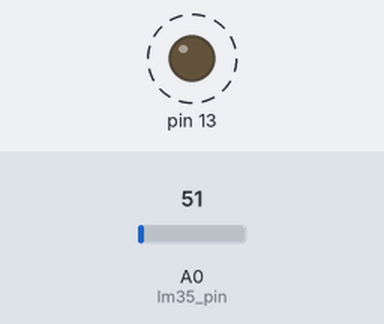
A sketch run on a simulated Arduino Uno, built with avr-gcc and run on an emulated ATmega328P. Parts: output pins drawn as LEDs (lit = HIGH). Dashed ring = blinking. The test bench sets the inputs (shaded band); at power-on: A0 (lm35_pin) = 51. What the sketch prints to the serial monitor is not drawn.

Above: at 0.12 s.
Timing chart, 0 to 3.0 s (numbered marks = the images above):
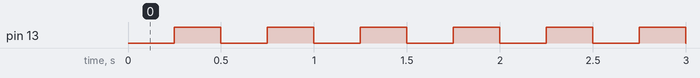

The sketch:

timer0_arduino.ino
```cpp
/*
This program turns on and off a LED on pin 13 based on LM35 temperature sensor values
*/

int timer=0;
bool state=0;
int lm35_pin=A0;

void setup() {
  Serial.begin(9600);
  pinMode(13,OUTPUT);
  pinMode(lm35_pin,INPUT);
  TCCR0A=(1<<WGM01);    //Set the CTC mode
  OCR0A=0xF9; //Value for ORC0A for delay 1 seconds
  TIMSK0|=(1<<OCIE0A);   //Set  the interrupt request
  sei(); //Enable interrupt
  TCCR0B|=(1<<CS01);    //Set the prescale 1/64 clock
  TCCR0B|=(1<<CS00);
}

void  loop() {
  //in this way you can count the time
  int temp_adc_val;
  float temp_val;
  if(timer==0)
  {
  temp_adc_val = analogRead(lm35_pin);  /* Read Temperature */
  temp_val = (temp_adc_val * 4.88); /* Convert adc value to equivalent voltage */
  temp_val = (temp_val/10); /* LM35 gives output of 10mv/°C */
  Serial.print("Temperature = ");
  Serial.print(temp_val);
  Serial.print(" Degree Celsius\n");
  }

  if(temp_val>30)
  {
  if(timer>=500){
    state=!state;
    timer=0;
  }
  }
  else
  {
    if(timer>=250){
    state=!state;
    timer=0;
  }
  }

  digitalWrite(13,state);

}
ISR(TIMER0_COMPA_vect){    //This  is the interrupt request
  timer++;
}
```

Measured:
- by itself, pin 13: alternates HIGH for 0.25 s and LOW for 0.25 s
